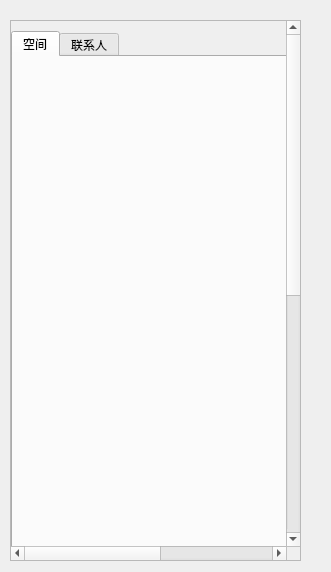
<?xml version="1.0" encoding="UTF-8"?>
<ui version="4.0">
 <class>denglu</class>
 <widget class="QWidget" name="denglu">
  <property name="geometry">
   <rect>
    <x>0</x>
    <y>0</y>
    <width>331</width>
    <height>572</height>
   </rect>
  </property>
  <property name="windowTitle">
   <string>Form</string>
  </property>
  <widget class="QStackedWidget" name="stackedWidget1_1">
   <property name="geometry">
    <rect>
     <x>10</x>
     <y>20</y>
     <width>291</width>
     <height>541</height>
    </rect>
   </property>
   <property name="currentIndex">
    <number>1</number>
   </property>
   <widget class="QWidget" name="page1_1">
    <widget class="QScrollArea" name="scrollArea_2">
     <property name="geometry">
      <rect>
       <x>10</x>
       <y>0</y>
       <width>291</width>
       <height>541</height>
      </rect>
     </property>
     <property name="verticalScrollBarPolicy">
      <enum>Qt::ScrollBarAlwaysOn</enum>
     </property>
     <property name="horizontalScrollBarPolicy">
      <enum>Qt::ScrollBarAsNeeded</enum>
     </property>
     <property name="widgetResizable">
      <bool>false</bool>
     </property>
     <widget class="QWidget" name="scrollAreaWidgetContents_2">
      <property name="geometry">
       <rect>
        <x>0</x>
        <y>0</y>
        <width>500</width>
        <height>1000</height>
       </rect>
      </property>
      <widget class="QTabWidget" name="tabWidget_2">
       <property name="geometry">
        <rect>
         <x>0</x>
         <y>3</y>
         <width>291</width>
         <height>541</height>
        </rect>
       </property>
       <property name="currentIndex">
        <number>0</number>
       </property>
       <widget class="QWidget" name="tab1_2">
        <attribute name="title">
         <string>空间</string>
        </attribute>
        <widget class="QPushButton" name="pushButton_3">
         <property name="geometry">
          <rect>
           <x>10</x>
           <y>30</y>
           <width>200</width>
           <height>100</height>
          </rect>
         </property>
         <property name="styleSheet">
          <string notr="true">QPushButton {
    border: none;
    background-color: rgba(0, 0, 0, 0);
	text-align: left;
}
</string>
         </property>
         <property name="text">
          <string>波风水门</string>
         </property>
         <property name="icon">
          <iconset resource="res.qrc">
           <normaloff>:/images/R-C.png</normaloff>:/images/R-C.png</iconset>
         </property>
         <property name="iconSize">
          <size>
           <width>100</width>
           <height>100</height>
          </size>
         </property>
        </widget>
       </widget>
       <widget class="QWidget" name="tab2_2">
        <property name="enabled">
         <bool>true</bool>
        </property>
        <attribute name="title">
         <string>联系人</string>
        </attribute>
        <layout class="QVBoxLayout" name="verticalLayout_2">
         <item>
          <widget class="QPushButton" name="mingren_2">
           <property name="layoutDirection">
            <enum>Qt::LeftToRight</enum>
           </property>
           <property name="styleSheet">
            <string notr="true">QPushButton {
    border: none;
    background-color: rgba(0, 0, 0, 0);
	text-align: left;
}
</string>
           </property>
           <property name="text">
            <string>漩涡鸣人</string>
           </property>
           <property name="icon">
            <iconset resource="res.qrc">
             <normaloff>:/images/R-C.jfif</normaloff>:/images/R-C.jfif</iconset>
           </property>
           <property name="iconSize">
            <size>
             <width>100</width>
             <height>100</height>
            </size>
           </property>
          </widget>
         </item>
         <item>
          <layout class="QHBoxLayout" name="horizontalLayout_2">
           <item>
            <layout class="QGridLayout" name="gridLayout_2">
             <item row="0" column="0" colspan="2">
              <widget class="QLabel" name="label_9">
               <property name="minimumSize">
                <size>
                 <width>50</width>
                 <height>50</height>
                </size>
               </property>
               <property name="maximumSize">
                <size>
                 <width>50</width>
                 <height>50</height>
                </size>
               </property>
               <property name="styleSheet">
                <string notr="true">image: url(:/images/R-C (1).jfif);</string>
               </property>
               <property name="text">
                <string/>
               </property>
              </widget>
             </item>
             <item row="0" column="2">
              <widget class="QLabel" name="label_10">
               <property name="minimumSize">
                <size>
                 <width>50</width>
                 <height>50</height>
                </size>
               </property>
               <property name="maximumSize">
                <size>
                 <width>50</width>
                 <height>50</height>
                </size>
               </property>
               <property name="styleSheet">
                <string notr="true">image: url(:/images/R-C.jfif);</string>
               </property>
               <property name="text">
                <string/>
               </property>
              </widget>
             </item>
             <item row="1" column="0">
              <widget class="QLabel" name="label_11">
               <property name="minimumSize">
                <size>
                 <width>50</width>
                 <height>50</height>
                </size>
               </property>
               <property name="maximumSize">
                <size>
                 <width>50</width>
                 <height>50</height>
                </size>
               </property>
               <property name="styleSheet">
                <string notr="true">
image: url(:/images/R-C.png);</string>
               </property>
               <property name="text">
                <string/>
               </property>
              </widget>
             </item>
             <item row="1" column="1" colspan="2">
              <widget class="QLabel" name="label_12">
               <property name="minimumSize">
                <size>
                 <width>50</width>
                 <height>50</height>
                </size>
               </property>
               <property name="maximumSize">
                <size>
                 <width>50</width>
                 <height>50</height>
                </size>
               </property>
               <property name="styleSheet">
                <string notr="true">image: url(:/images/R-C (2).jfif);</string>
               </property>
               <property name="text">
                <string/>
               </property>
              </widget>
             </item>
            </layout>
           </item>
           <item>
            <widget class="QPushButton" name="qunliao_2">
             <property name="styleSheet">
              <string notr="true">QPushButton {
    border: none;
    background-color: rgba(0, 0, 0, 0);
    text-align: left;
}</string>
             </property>
             <property name="text">
              <string>群聊</string>
             </property>
            </widget>
           </item>
          </layout>
         </item>
         <item>
          <widget class="QPushButton" name="zuozhu_2">
           <property name="styleSheet">
            <string notr="true">QPushButton {
    border: none;
    background-color: rgba(0, 0, 0, 0);
	text-align: left;
}
</string>
           </property>
           <property name="text">
            <string>宇智波佐助</string>
           </property>
           <property name="icon">
            <iconset resource="res.qrc">
             <normaloff>:/images/R-C (2).jfif</normaloff>:/images/R-C (2).jfif</iconset>
           </property>
           <property name="iconSize">
            <size>
             <width>100</width>
             <height>100</height>
            </size>
           </property>
          </widget>
         </item>
         <item>
          <widget class="QPushButton" name="gangshou_2">
           <property name="styleSheet">
            <string notr="true">QPushButton {
    border: none;
    background-color: rgba(0, 0, 0, 0);
	text-align: left;
}
</string>
           </property>
           <property name="text">
            <string>千手纲手</string>
           </property>
           <property name="icon">
            <iconset resource="res.qrc">
             <normaloff>:/images/R-C (1).jfif</normaloff>:/images/R-C (1).jfif</iconset>
           </property>
           <property name="iconSize">
            <size>
             <width>100</width>
             <height>100</height>
            </size>
           </property>
          </widget>
         </item>
         <item>
          <widget class="QPushButton" name="heitu_2">
           <property name="styleSheet">
            <string notr="true">QPushButton {
    border: none;
    background-color: rgba(0, 0, 0, 0);
	text-align: left;
}
</string>
           </property>
           <property name="text">
            <string>黑土</string>
           </property>
           <property name="icon">
            <iconset resource="res.qrc">
             <normaloff>:/images/R-C (3).jfif</normaloff>:/images/R-C (3).jfif</iconset>
           </property>
           <property name="iconSize">
            <size>
             <width>100</width>
             <height>100</height>
            </size>
           </property>
          </widget>
         </item>
        </layout>
       </widget>
      </widget>
     </widget>
    </widget>
   </widget>
   <widget class="QWidget" name="page1_2">
    <widget class="QScrollArea" name="scrollArea_3">
     <property name="geometry">
      <rect>
       <x>0</x>
       <y>0</y>
       <width>291</width>
       <height>541</height>
      </rect>
     </property>
     <property name="verticalScrollBarPolicy">
      <enum>Qt::ScrollBarAlwaysOn</enum>
     </property>
     <property name="horizontalScrollBarPolicy">
      <enum>Qt::ScrollBarAsNeeded</enum>
     </property>
     <property name="widgetResizable">
      <bool>false</bool>
     </property>
     <widget class="QWidget" name="scrollAreaWidgetContents_3">
      <property name="geometry">
       <rect>
        <x>0</x>
        <y>0</y>
        <width>500</width>
        <height>1000</height>
       </rect>
      </property>
      <widget class="QTabWidget" name="tabWidget_3">
       <property name="geometry">
        <rect>
         <x>0</x>
         <y>0</y>
         <width>291</width>
         <height>541</height>
        </rect>
       </property>
       <property name="currentIndex">
        <number>0</number>
       </property>
       <widget class="QWidget" name="tab1_3">
        <attribute name="title">
         <string>空间</string>
        </attribute>
        <widget class="QPushButton" name="pushButton_8">
         <property name="geometry">
          <rect>
           <x>10</x>
           <y>30</y>
           <width>200</width>
           <height>100</height>
          </rect>
         </property>
         <property name="styleSheet">
          <string notr="true">QPushButton {
    border: none;
    background-color: rgba(0, 0, 0, 0);
	text-align: left;
}
</string>
         </property>
         <property name="text">
          <string>漩涡鸣人</string>
         </property>
         <property name="icon">
          <iconset resource="res.qrc">
           <normaloff>:/images/R-C.jfif</normaloff>:/images/R-C.jfif</iconset>
         </property>
         <property name="iconSize">
          <size>
           <width>100</width>
           <height>100</height>
          </size>
         </property>
        </widget>
       </widget>
       <widget class="QWidget" name="tab2_3">
        <property name="enabled">
         <bool>true</bool>
        </property>
        <attribute name="title">
         <string>联系人</string>
        </attribute>
        <layout class="QVBoxLayout" name="verticalLayout">
         <item>
          <layout class="QHBoxLayout" name="horizontalLayout_3">
           <item>
            <layout class="QGridLayout" name="gridLayout_3">
             <item row="0" column="0" colspan="2">
              <widget class="QLabel" name="label_13">
               <property name="minimumSize">
                <size>
                 <width>50</width>
                 <height>50</height>
                </size>
               </property>
               <property name="maximumSize">
                <size>
                 <width>50</width>
                 <height>50</height>
                </size>
               </property>
               <property name="styleSheet">
                <string notr="true">image: url(:/images/R-C (1).jfif);</string>
               </property>
               <property name="text">
                <string/>
               </property>
              </widget>
             </item>
             <item row="0" column="2">
              <widget class="QLabel" name="label_14">
               <property name="minimumSize">
                <size>
                 <width>50</width>
                 <height>50</height>
                </size>
               </property>
               <property name="maximumSize">
                <size>
                 <width>50</width>
                 <height>50</height>
                </size>
               </property>
               <property name="styleSheet">
                <string notr="true">image: url(:/images/R-C.jfif);</string>
               </property>
               <property name="text">
                <string/>
               </property>
              </widget>
             </item>
             <item row="1" column="0">
              <widget class="QLabel" name="label_15">
               <property name="minimumSize">
                <size>
                 <width>50</width>
                 <height>50</height>
                </size>
               </property>
               <property name="maximumSize">
                <size>
                 <width>50</width>
                 <height>50</height>
                </size>
               </property>
               <property name="styleSheet">
                <string notr="true">
image: url(:/images/R-C.png);</string>
               </property>
               <property name="text">
                <string/>
               </property>
              </widget>
             </item>
             <item row="1" column="1" colspan="2">
              <widget class="QLabel" name="label_16">
               <property name="minimumSize">
                <size>
                 <width>50</width>
                 <height>50</height>
                </size>
               </property>
               <property name="maximumSize">
                <size>
                 <width>50</width>
                 <height>50</height>
                </size>
               </property>
               <property name="styleSheet">
                <string notr="true">image: url(:/images/R-C (2).jfif);</string>
               </property>
               <property name="text">
                <string/>
               </property>
              </widget>
             </item>
            </layout>
           </item>
           <item>
            <widget class="QPushButton" name="qunliao_3">
             <property name="styleSheet">
              <string notr="true">QPushButton {
    border: none;
    background-color: rgba(0, 0, 0, 0);
    text-align: left;
}</string>
             </property>
             <property name="text">
              <string>群聊</string>
             </property>
            </widget>
           </item>
          </layout>
         </item>
         <item>
          <widget class="QPushButton" name="zuozhu_3">
           <property name="styleSheet">
            <string notr="true">QPushButton {
    border: none;
    background-color: rgba(0, 0, 0, 0);
	text-align: left;
}
</string>
           </property>
           <property name="text">
            <string>宇智波佐助</string>
           </property>
           <property name="icon">
            <iconset resource="res.qrc">
             <normaloff>:/images/R-C (2).jfif</normaloff>:/images/R-C (2).jfif</iconset>
           </property>
           <property name="iconSize">
            <size>
             <width>100</width>
             <height>100</height>
            </size>
           </property>
          </widget>
         </item>
         <item>
          <widget class="QPushButton" name="gangshou_3">
           <property name="styleSheet">
            <string notr="true">QPushButton {
    border: none;
    background-color: rgba(0, 0, 0, 0);
	text-align: left;
}
</string>
           </property>
           <property name="text">
            <string>千手纲手</string>
           </property>
           <property name="icon">
            <iconset resource="res.qrc">
             <normaloff>:/images/R-C (1).jfif</normaloff>:/images/R-C (1).jfif</iconset>
           </property>
           <property name="iconSize">
            <size>
             <width>100</width>
             <height>100</height>
            </size>
           </property>
          </widget>
         </item>
         <item>
          <widget class="QPushButton" name="shuimen_3">
           <property name="styleSheet">
            <string notr="true">QPushButton {
    border: none;
    background-color: rgba(0, 0, 0, 0);
	text-align: left;
}
</string>
           </property>
           <property name="text">
            <string>波风水门</string>
           </property>
           <property name="icon">
            <iconset resource="res.qrc">
             <normaloff>:/images/R-C.png</normaloff>:/images/R-C.png</iconset>
           </property>
           <property name="iconSize">
            <size>
             <width>100</width>
             <height>100</height>
            </size>
           </property>
          </widget>
         </item>
         <item>
          <widget class="QPushButton" name="heitu_3">
           <property name="styleSheet">
            <string notr="true">QPushButton {
    border: none;
    background-color: rgba(0, 0, 0, 0);
	text-align: left;
}
</string>
           </property>
           <property name="text">
            <string>黑土</string>
           </property>
           <property name="icon">
            <iconset resource="res.qrc">
             <normaloff>:/images/R-C (3).jfif</normaloff>:/images/R-C (3).jfif</iconset>
           </property>
           <property name="iconSize">
            <size>
             <width>100</width>
             <height>100</height>
            </size>
           </property>
          </widget>
         </item>
        </layout>
       </widget>
      </widget>
     </widget>
    </widget>
   </widget>
  </widget>
  <widget class="QStackedWidget" name="stackedWidget4_1">
   <property name="geometry">
    <rect>
     <x>10</x>
     <y>20</y>
     <width>291</width>
     <height>541</height>
    </rect>
   </property>
   <property name="currentIndex">
    <number>1</number>
   </property>
   <widget class="QWidget" name="page4_1">
    <widget class="QScrollArea" name="scrollArea_5">
     <property name="geometry">
      <rect>
       <x>0</x>
       <y>0</y>
       <width>291</width>
       <height>541</height>
      </rect>
     </property>
     <property name="verticalScrollBarPolicy">
      <enum>Qt::ScrollBarAlwaysOn</enum>
     </property>
     <property name="horizontalScrollBarPolicy">
      <enum>Qt::ScrollBarAsNeeded</enum>
     </property>
     <property name="widgetResizable">
      <bool>false</bool>
     </property>
     <widget class="QWidget" name="scrollAreaWidgetContents_5">
      <property name="geometry">
       <rect>
        <x>0</x>
        <y>0</y>
        <width>500</width>
        <height>1000</height>
       </rect>
      </property>
      <widget class="QTabWidget" name="tabWidget_5">
       <property name="geometry">
        <rect>
         <x>0</x>
         <y>0</y>
         <width>291</width>
         <height>541</height>
        </rect>
       </property>
       <property name="currentIndex">
        <number>0</number>
       </property>
       <widget class="QWidget" name="tab1_5">
        <attribute name="title">
         <string>空间</string>
        </attribute>
        <widget class="QPushButton" name="pushButton_14">
         <property name="geometry">
          <rect>
           <x>10</x>
           <y>30</y>
           <width>200</width>
           <height>100</height>
          </rect>
         </property>
         <property name="styleSheet">
          <string notr="true">QPushButton {
    border: none;
    background-color: rgba(0, 0, 0, 0);
	text-align: left;
}
</string>
         </property>
         <property name="text">
          <string>宇智波佐助</string>
         </property>
         <property name="icon">
          <iconset resource="res.qrc">
           <normaloff>:/images/R-C (2).jfif</normaloff>:/images/R-C (2).jfif</iconset>
         </property>
         <property name="iconSize">
          <size>
           <width>100</width>
           <height>100</height>
          </size>
         </property>
        </widget>
       </widget>
       <widget class="QWidget" name="tab2_5">
        <property name="enabled">
         <bool>true</bool>
        </property>
        <attribute name="title">
         <string>联系人</string>
        </attribute>
        <widget class="QPushButton" name="gangshou_5">
         <property name="geometry">
          <rect>
           <x>11</x>
           <y>209</y>
           <width>263</width>
           <height>92</height>
          </rect>
         </property>
         <property name="styleSheet">
          <string notr="true">QPushButton {
    border: none;
    background-color: rgba(0, 0, 0, 0);
	text-align: left;
}
</string>
         </property>
         <property name="text">
          <string>千手纲手</string>
         </property>
         <property name="icon">
          <iconset resource="res.qrc">
           <normaloff>:/images/R-C (1).jfif</normaloff>:/images/R-C (1).jfif</iconset>
         </property>
         <property name="iconSize">
          <size>
           <width>100</width>
           <height>100</height>
          </size>
         </property>
        </widget>
        <widget class="QPushButton" name="heitu_5">
         <property name="geometry">
          <rect>
           <x>11</x>
           <y>407</y>
           <width>263</width>
           <height>91</height>
          </rect>
         </property>
         <property name="styleSheet">
          <string notr="true">QPushButton {
    border: none;
    background-color: rgba(0, 0, 0, 0);
	text-align: left;
}
</string>
         </property>
         <property name="text">
          <string>黑土</string>
         </property>
         <property name="icon">
          <iconset resource="res.qrc">
           <normaloff>:/images/R-C (3).jfif</normaloff>:/images/R-C (3).jfif</iconset>
         </property>
         <property name="iconSize">
          <size>
           <width>100</width>
           <height>100</height>
          </size>
         </property>
        </widget>
        <widget class="QPushButton" name="mingren_5">
         <property name="geometry">
          <rect>
           <x>11</x>
           <y>11</y>
           <width>263</width>
           <height>92</height>
          </rect>
         </property>
         <property name="layoutDirection">
          <enum>Qt::LeftToRight</enum>
         </property>
         <property name="styleSheet">
          <string notr="true">QPushButton {
    border: none;
    background-color: rgba(0, 0, 0, 0);
	text-align: left;
}
</string>
         </property>
         <property name="text">
          <string>漩涡鸣人</string>
         </property>
         <property name="icon">
          <iconset resource="res.qrc">
           <normaloff>:/images/R-C.jfif</normaloff>:/images/R-C.jfif</iconset>
         </property>
         <property name="iconSize">
          <size>
           <width>100</width>
           <height>100</height>
          </size>
         </property>
        </widget>
        <widget class="QPushButton" name="shuimen_5">
         <property name="geometry">
          <rect>
           <x>11</x>
           <y>308</y>
           <width>263</width>
           <height>92</height>
          </rect>
         </property>
         <property name="styleSheet">
          <string notr="true">QPushButton {
    border: none;
    background-color: rgba(0, 0, 0, 0);
	text-align: left;
}
</string>
         </property>
         <property name="text">
          <string>波风水门</string>
         </property>
         <property name="icon">
          <iconset resource="res.qrc">
           <normaloff>:/images/R-C.png</normaloff>:/images/R-C.png</iconset>
         </property>
         <property name="iconSize">
          <size>
           <width>100</width>
           <height>100</height>
          </size>
         </property>
        </widget>
        <widget class="QWidget" name="layoutWidget">
         <property name="geometry">
          <rect>
           <x>10</x>
           <y>100</y>
           <width>218</width>
           <height>111</height>
          </rect>
         </property>
         <layout class="QHBoxLayout" name="horizontalLayout">
          <item>
           <layout class="QGridLayout" name="gridLayout">
            <item row="0" column="0">
             <widget class="QLabel" name="label_21">
              <property name="minimumSize">
               <size>
                <width>50</width>
                <height>50</height>
               </size>
              </property>
              <property name="maximumSize">
               <size>
                <width>50</width>
                <height>50</height>
               </size>
              </property>
              <property name="styleSheet">
               <string notr="true">image: url(:/images/R-C (1).jfif);</string>
              </property>
              <property name="text">
               <string/>
              </property>
             </widget>
            </item>
            <item row="0" column="1">
             <widget class="QLabel" name="label_22">
              <property name="minimumSize">
               <size>
                <width>50</width>
                <height>50</height>
               </size>
              </property>
              <property name="maximumSize">
               <size>
                <width>50</width>
                <height>50</height>
               </size>
              </property>
              <property name="styleSheet">
               <string notr="true">image: url(:/images/R-C.jfif);</string>
              </property>
              <property name="text">
               <string/>
              </property>
             </widget>
            </item>
            <item row="1" column="0">
             <widget class="QLabel" name="label_23">
              <property name="minimumSize">
               <size>
                <width>50</width>
                <height>50</height>
               </size>
              </property>
              <property name="maximumSize">
               <size>
                <width>50</width>
                <height>50</height>
               </size>
              </property>
              <property name="styleSheet">
               <string notr="true">
image: url(:/images/R-C.png);</string>
              </property>
              <property name="text">
               <string/>
              </property>
             </widget>
            </item>
            <item row="1" column="1">
             <widget class="QLabel" name="label_24">
              <property name="minimumSize">
               <size>
                <width>50</width>
                <height>50</height>
               </size>
              </property>
              <property name="maximumSize">
               <size>
                <width>50</width>
                <height>50</height>
               </size>
              </property>
              <property name="styleSheet">
               <string notr="true">image: url(:/images/R-C (2).jfif);</string>
              </property>
              <property name="text">
               <string/>
              </property>
             </widget>
            </item>
           </layout>
          </item>
          <item>
           <widget class="QPushButton" name="qunliao_5">
            <property name="minimumSize">
             <size>
              <width>100</width>
              <height>0</height>
             </size>
            </property>
            <property name="maximumSize">
             <size>
              <width>100</width>
              <height>16777215</height>
             </size>
            </property>
            <property name="styleSheet">
             <string notr="true">QPushButton {
    border: none;
    background-color: rgba(0, 0, 0, 0);
    text-align: left;
}</string>
            </property>
            <property name="text">
             <string>群聊</string>
            </property>
           </widget>
          </item>
         </layout>
        </widget>
       </widget>
      </widget>
     </widget>
    </widget>
   </widget>
   <widget class="QWidget" name="page4_2">
    <widget class="QScrollArea" name="scrollArea_4">
     <property name="geometry">
      <rect>
       <x>0</x>
       <y>0</y>
       <width>321</width>
       <height>541</height>
      </rect>
     </property>
     <property name="verticalScrollBarPolicy">
      <enum>Qt::ScrollBarAlwaysOn</enum>
     </property>
     <property name="horizontalScrollBarPolicy">
      <enum>Qt::ScrollBarAsNeeded</enum>
     </property>
     <property name="widgetResizable">
      <bool>false</bool>
     </property>
     <widget class="QWidget" name="scrollAreaWidgetContents_4">
      <property name="geometry">
       <rect>
        <x>0</x>
        <y>0</y>
        <width>500</width>
        <height>1000</height>
       </rect>
      </property>
      <widget class="QTabWidget" name="tabWidget_4">
       <property name="geometry">
        <rect>
         <x>0</x>
         <y>0</y>
         <width>291</width>
         <height>541</height>
        </rect>
       </property>
       <property name="currentIndex">
        <number>0</number>
       </property>
       <widget class="QWidget" name="tab1_4">
        <attribute name="title">
         <string>空间</string>
        </attribute>
        <widget class="QPushButton" name="pushButton_11">
         <property name="geometry">
          <rect>
           <x>10</x>
           <y>30</y>
           <width>200</width>
           <height>100</height>
          </rect>
         </property>
         <property name="styleSheet">
          <string notr="true">QPushButton {
    border: none;
    background-color: rgba(0, 0, 0, 0);
	text-align: left;
}
</string>
         </property>
         <property name="text">
          <string>千手纲手</string>
         </property>
         <property name="icon">
          <iconset resource="res.qrc">
           <normaloff>:/images/R-C (1).jfif</normaloff>:/images/R-C (1).jfif</iconset>
         </property>
         <property name="iconSize">
          <size>
           <width>100</width>
           <height>100</height>
          </size>
         </property>
        </widget>
       </widget>
       <widget class="QWidget" name="tab2_4">
        <property name="enabled">
         <bool>true</bool>
        </property>
        <attribute name="title">
         <string>联系人</string>
        </attribute>
        <layout class="QVBoxLayout" name="verticalLayout_3">
         <item>
          <widget class="QPushButton" name="mingren_4">
           <property name="layoutDirection">
            <enum>Qt::LeftToRight</enum>
           </property>
           <property name="styleSheet">
            <string notr="true">QPushButton {
    border: none;
    background-color: rgba(0, 0, 0, 0);
	text-align: left;
}
</string>
           </property>
           <property name="text">
            <string>漩涡鸣人</string>
           </property>
           <property name="icon">
            <iconset resource="res.qrc">
             <normaloff>:/images/R-C.jfif</normaloff>:/images/R-C.jfif</iconset>
           </property>
           <property name="iconSize">
            <size>
             <width>100</width>
             <height>100</height>
            </size>
           </property>
          </widget>
         </item>
         <item>
          <widget class="QPushButton" name="zuozhu_4">
           <property name="styleSheet">
            <string notr="true">QPushButton {
    border: none;
    background-color: rgba(0, 0, 0, 0);
	text-align: left;
}
</string>
           </property>
           <property name="text">
            <string>宇智波佐助</string>
           </property>
           <property name="icon">
            <iconset resource="res.qrc">
             <normaloff>:/images/R-C (2).jfif</normaloff>:/images/R-C (2).jfif</iconset>
           </property>
           <property name="iconSize">
            <size>
             <width>100</width>
             <height>100</height>
            </size>
           </property>
          </widget>
         </item>
         <item>
          <layout class="QHBoxLayout" name="horizontalLayout_4">
           <item>
            <layout class="QGridLayout" name="gridLayout_4">
             <item row="0" column="0" colspan="2">
              <widget class="QLabel" name="label_17">
               <property name="minimumSize">
                <size>
                 <width>50</width>
                 <height>50</height>
                </size>
               </property>
               <property name="maximumSize">
                <size>
                 <width>50</width>
                 <height>50</height>
                </size>
               </property>
               <property name="styleSheet">
                <string notr="true">image: url(:/images/R-C (1).jfif);</string>
               </property>
               <property name="text">
                <string/>
               </property>
              </widget>
             </item>
             <item row="0" column="2">
              <widget class="QLabel" name="label_18">
               <property name="minimumSize">
                <size>
                 <width>50</width>
                 <height>50</height>
                </size>
               </property>
               <property name="maximumSize">
                <size>
                 <width>50</width>
                 <height>50</height>
                </size>
               </property>
               <property name="styleSheet">
                <string notr="true">image: url(:/images/R-C.jfif);</string>
               </property>
               <property name="text">
                <string/>
               </property>
              </widget>
             </item>
             <item row="1" column="0">
              <widget class="QLabel" name="label_19">
               <property name="minimumSize">
                <size>
                 <width>50</width>
                 <height>50</height>
                </size>
               </property>
               <property name="maximumSize">
                <size>
                 <width>50</width>
                 <height>50</height>
                </size>
               </property>
               <property name="styleSheet">
                <string notr="true">
image: url(:/images/R-C.png);</string>
               </property>
               <property name="text">
                <string/>
               </property>
              </widget>
             </item>
             <item row="1" column="1" colspan="2">
              <widget class="QLabel" name="label_20">
               <property name="minimumSize">
                <size>
                 <width>50</width>
                 <height>50</height>
                </size>
               </property>
               <property name="maximumSize">
                <size>
                 <width>50</width>
                 <height>50</height>
                </size>
               </property>
               <property name="styleSheet">
                <string notr="true">image: url(:/images/R-C (2).jfif);</string>
               </property>
               <property name="text">
                <string/>
               </property>
              </widget>
             </item>
            </layout>
           </item>
           <item>
            <widget class="QPushButton" name="qunliao_4">
             <property name="styleSheet">
              <string notr="true">QPushButton {
    border: none;
    background-color: rgba(0, 0, 0, 0);
    text-align: left;
}</string>
             </property>
             <property name="text">
              <string>群聊</string>
             </property>
            </widget>
           </item>
          </layout>
         </item>
         <item>
          <widget class="QPushButton" name="shuimen_4">
           <property name="styleSheet">
            <string notr="true">QPushButton {
    border: none;
    background-color: rgba(0, 0, 0, 0);
	text-align: left;
}
</string>
           </property>
           <property name="text">
            <string>波风水门</string>
           </property>
           <property name="icon">
            <iconset resource="res.qrc">
             <normaloff>:/images/R-C.png</normaloff>:/images/R-C.png</iconset>
           </property>
           <property name="iconSize">
            <size>
             <width>100</width>
             <height>100</height>
            </size>
           </property>
          </widget>
         </item>
         <item>
          <widget class="QPushButton" name="heitu_4">
           <property name="styleSheet">
            <string notr="true">QPushButton {
    border: none;
    background-color: rgba(0, 0, 0, 0);
	text-align: left;
}
</string>
           </property>
           <property name="text">
            <string>黑土</string>
           </property>
           <property name="icon">
            <iconset resource="res.qrc">
             <normaloff>:/images/R-C (3).jfif</normaloff>:/images/R-C (3).jfif</iconset>
           </property>
           <property name="iconSize">
            <size>
             <width>100</width>
             <height>100</height>
            </size>
           </property>
          </widget>
         </item>
        </layout>
       </widget>
      </widget>
     </widget>
    </widget>
   </widget>
  </widget>
  <widget class="QStackedWidget" name="stcakedWidget_new">
   <property name="geometry">
    <rect>
     <x>10</x>
     <y>20</y>
     <width>291</width>
     <height>541</height>
    </rect>
   </property>
   <widget class="QWidget" name="page">
    <widget class="QScrollArea" name="scrollArea_6">
     <property name="geometry">
      <rect>
       <x>0</x>
       <y>0</y>
       <width>291</width>
       <height>541</height>
      </rect>
     </property>
     <property name="verticalScrollBarPolicy">
      <enum>Qt::ScrollBarAlwaysOn</enum>
     </property>
     <property name="horizontalScrollBarPolicy">
      <enum>Qt::ScrollBarAsNeeded</enum>
     </property>
     <property name="widgetResizable">
      <bool>false</bool>
     </property>
     <widget class="QWidget" name="scrollAreaWidgetContents_6">
      <property name="geometry">
       <rect>
        <x>0</x>
        <y>0</y>
        <width>500</width>
        <height>1000</height>
       </rect>
      </property>
      <widget class="QTabWidget" name="tabWidget_6">
       <property name="geometry">
        <rect>
         <x>0</x>
         <y>10</y>
         <width>291</width>
         <height>541</height>
        </rect>
       </property>
       <property name="currentIndex">
        <number>0</number>
       </property>
       <widget class="QWidget" name="tab1_6">
        <attribute name="title">
         <string>空间</string>
        </attribute>
       </widget>
       <widget class="QWidget" name="tab2_6">
        <property name="enabled">
         <bool>true</bool>
        </property>
        <attribute name="title">
         <string>联系人</string>
        </attribute>
        <layout class="QVBoxLayout" name="verticalLayout_5"/>
       </widget>
      </widget>
     </widget>
    </widget>
   </widget>
   <widget class="QWidget" name="page_2"/>
  </widget>
 </widget>
 <resources>
  <include location="res.qrc"/>
 </resources>
 <connections/>
</ui>
